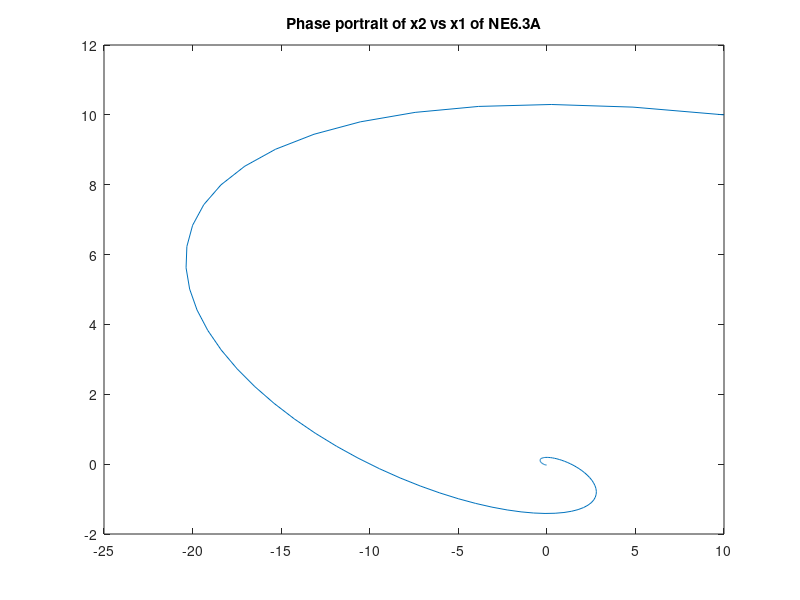
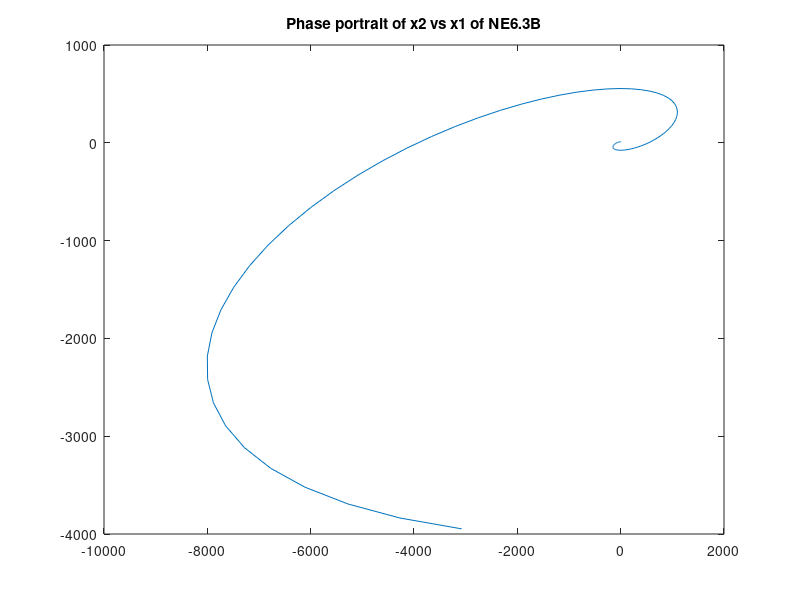
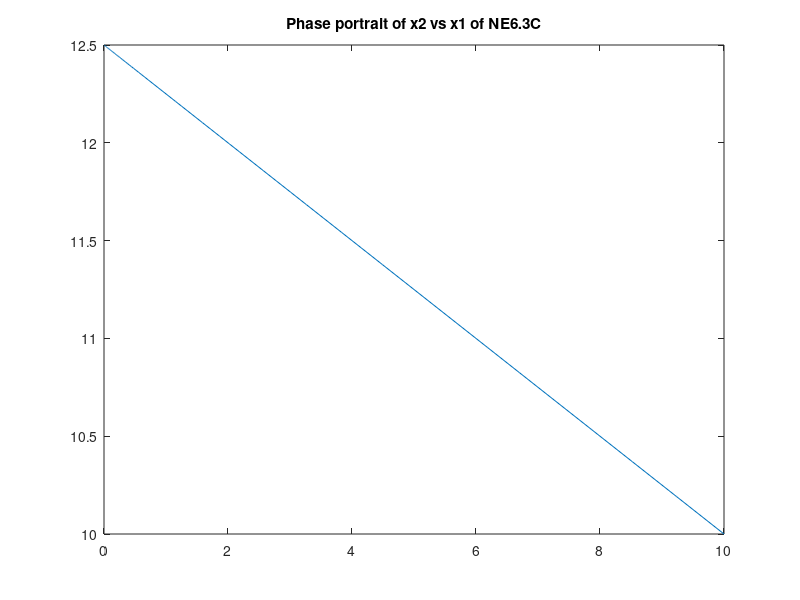
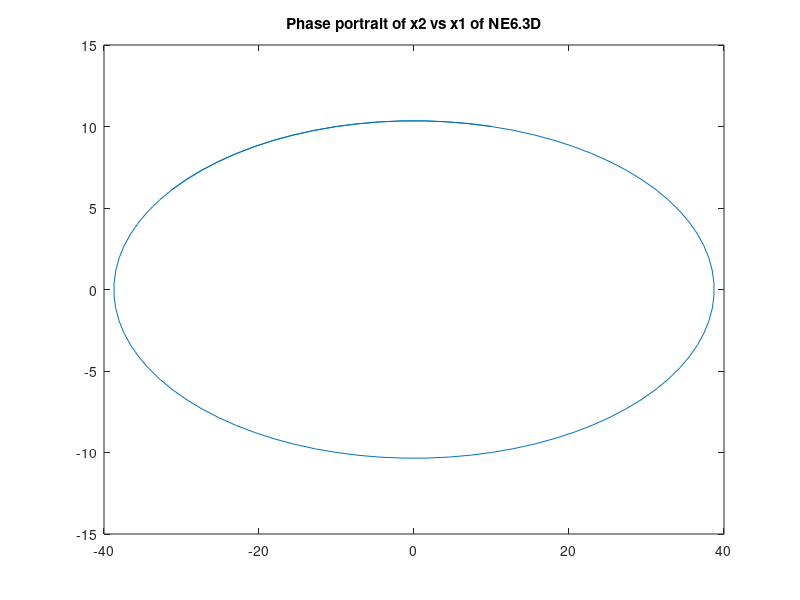

These charts were generated, in order, by the following MATLAB code:
% Quyen Hua
% EE6283
% M9 NE6.3
% 
% produce phase portrait (x2 vs x1) for each part

B = [0;1];
C = [1 0];
D = [0];

Aa = [0 1; -14 -4];
Ab = [0 1; -14 4];
Ac = [0 1; 0 -4];
Ad = [0 1; -14 0];

sA = ss(Aa,B,C,D);
sB = ss(Ab,B,C,D);
sC = ss(Ac,B,C,D);
sD = ss(Ad,B,C,D);

x0 = [10; 10];

[yA, tA, xA] = initial(sA,x0);

[yB, tB, xB] = initial(sB,x0);

[yC, tC, xC] = initial(sC,x0);

[yD, tD, xD] = initial(sD,x0);

figure;
plot(xA(:,2),xA(:,1))
title('Phase portrait of x2 vs x1 of NE6.3A')


figure;
plot(xB(:,2),xB(:,1))
title('Phase portrait of x2 vs x1 of NE6.3B')

figure;
plot(xC(:,2),xC(:,1))
title('Phase portrait of x2 vs x1 of NE6.3C')

figure;
plot(xD(:,2),xD(:,1))
title('Phase portrait of x2 vs x1 of NE6.3D')
